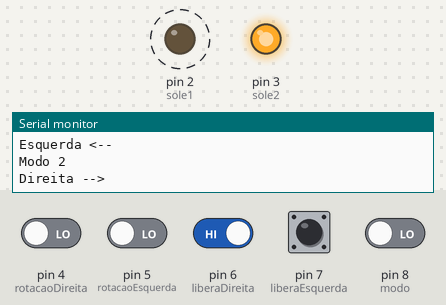
The sketch below on a simulated Arduino Uno, built with avr-gcc and run on an emulated ATmega328P. Parts: output pins drawn as LEDs (lit = HIGH), the last lines printed to the serial monitor. Dashed ring = blinking. Inputs (shaded band) come from the test bench; at power-on: pin 6 (liberaDireita), pin 7 (liberaEsquerda) HIGH, pin 4 (rotacaoDireita), pin 5 (rotacaoEsquerda), pin 8 (modo) LOW.

Above: at 3.2 s.
3.3 s: pin 8 (modo) driven HIGH
At 4.5 s:
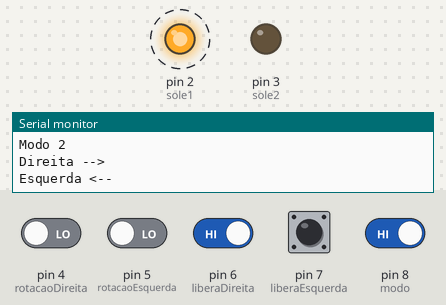
6.3 s: pin 8 (modo) driven LOW
At 8.1 s:
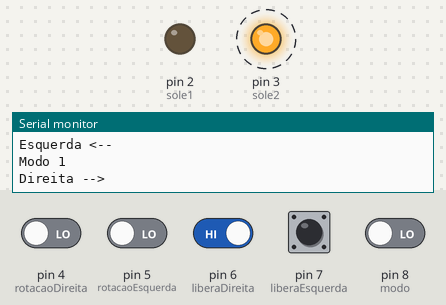
13.2 s: pin 6 (liberaDireita) driven LOW
At 14.1 s:
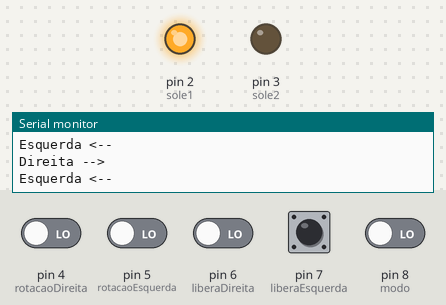
16.7 s: pin 4 (rotacaoDireita) driven HIGH
Timing chart, 0 to 19.7 s (numbered marks = the images above; inputs shaded):
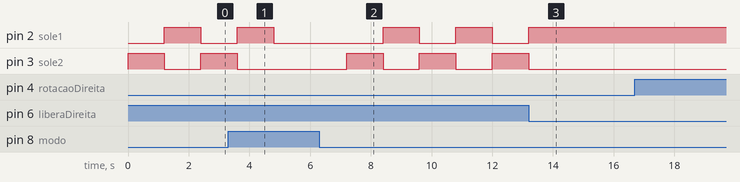

Measured:
- after the input at 3.3 s, pin 3 (sole2): goes on until 3.6 s, then stays LOW
- after the input at 6.3 s, pin 2 (sole1): alternates HIGH for 1.2 s and LOW for 1.2 s, starting after 2.1 s; pin 3 (sole2): alternates HIGH for 1.2 s and LOW for 1.2 s, starting after 0.90 s
- after the input at 13.2 s, pin 2 (sole1): goes on until 13.2 s, then stays HIGH; pin 3 (sole2): goes on until 13.2 s, then stays LOW

The sketch:

Firmware_Catraca.ino
```cpp
/* ============================================================
Versão 1.0
Projeto de Acionamento de Catraca em 2 Modos
Compilador: Arduino IDE 1.8.14
Autor: Eng. Luiz Bertucci
Data:  Janeiro de 2022
============================================================ */


// ============================================================
// --- Mapeamento de Hardware ---
//define name ports
#define sole1 2            //Define porta da solenoide 1
#define sole2 3            //Define porta da solenoide 2
#define rotacaoDireita 4   //Define porta do sensor de rotação 1
#define rotacaoEsquerda 5  //Define porta do sensor de rotação 2
#define liberaDireita 6    //Define porta que libera entrada.
#define liberaEsquerda 7   //Define porta que libera saída.
#define modo  8            // Se Modo true= 1 Solenoide, se Modo false = 2 solenoides.
#define espera 1200        //Tempo de espera no programa após libeção de entrada ou saída.
#define trava 1200         // Tempo da solenoide ligada para bloquear/travar passagem indevida.
// ============================================================

// ============================================================
// --- Variáveis ---
bool flagMode = false;
// ============================================================

// ============================================================
// --- Funções---
void solenoide_1(); //Função que opera em modo 1 solenóide.
void solenoide_2(); //Função que opera em modo 2 solenóides.
// ============================================================

void setup() {
  Serial.begin(9600);
  //Define se as portas são entradas ou saídas.
  pinMode(sole1, OUTPUT);
  pinMode(sole2, OUTPUT);
  pinMode(rotacaoDireita, INPUT);
  pinMode(rotacaoEsquerda, INPUT);
  pinMode(liberaDireita, INPUT);
  pinMode(liberaEsquerda, INPUT);
  pinMode(modo, INPUT);
 //Inicia as solenoides deligadas.
  digitalWrite(2, LOW);
  digitalWrite(3, LOW);
}

void loop() {
  // Condição que define modo de operação
  //1 solenoide
  if (digitalRead(modo)) {
    solenoide_1();
    if(flagMode){
      Serial.println("Modo 1");
      flagMode = !flagMode;
      }
  }
  //2 solenoides
  if (!digitalRead(modo)) {
    solenoide_2();
    if(!flagMode){
      Serial.println("Modo 2");
      flagMode = !flagMode;
      }
  }
}

void solenoide_1() {
  if ((digitalRead(rotacaoDireita) || digitalRead(rotacaoEsquerda)) && (!digitalRead(liberaDireita) || !digitalRead(liberaEsquerda))) {
    digitalWrite(sole1, HIGH);
    delay(trava);
    digitalWrite(sole1, LOW);
    Serial.println("Acesso Negado x");
  }
  if (digitalRead(liberaDireita)) {
    Serial.println("Direita -->");
    digitalWrite(sole1, LOW);
    delay(espera);
  }
  if (digitalRead(liberaEsquerda)) {
    Serial.println("Esquerda <--");
    digitalWrite(sole1, LOW);
    delay(espera);
  }
} // Fim da função 1

void solenoide_2() {
  if (digitalRead(rotacaoDireita) && (!digitalRead(liberaDireita) || !digitalRead(liberaEsquerda))) {
    digitalWrite(sole1, HIGH);
    Serial.println("Acesso Negado x");
    delay(trava);
    digitalWrite(sole1, LOW);
  }
  if (digitalRead(rotacaoEsquerda) && (!digitalRead(liberaDireita) || !digitalRead(liberaEsquerda))) {
    digitalWrite(sole2, HIGH);
    Serial.println("Acesso Negado x");
    delay(trava);
    digitalWrite(sole2, LOW);
  }
  if (digitalRead(liberaDireita)) {
    digitalWrite(sole1, LOW);
    digitalWrite(sole2, HIGH);
    Serial.println("Direita -->");
    delay(espera);
    digitalWrite(sole2, LOW);
  }
  if (digitalRead(liberaEsquerda)) {
    digitalWrite(sole1, HIGH);
    digitalWrite(sole2, LOW);
    Serial.println("Esquerda <--");
    delay(espera);
    digitalWrite(sole1, LOW);
  }
} //Fim da função 2


// ============================================================
// --- FINAL DO PROGRAMA ---
```
